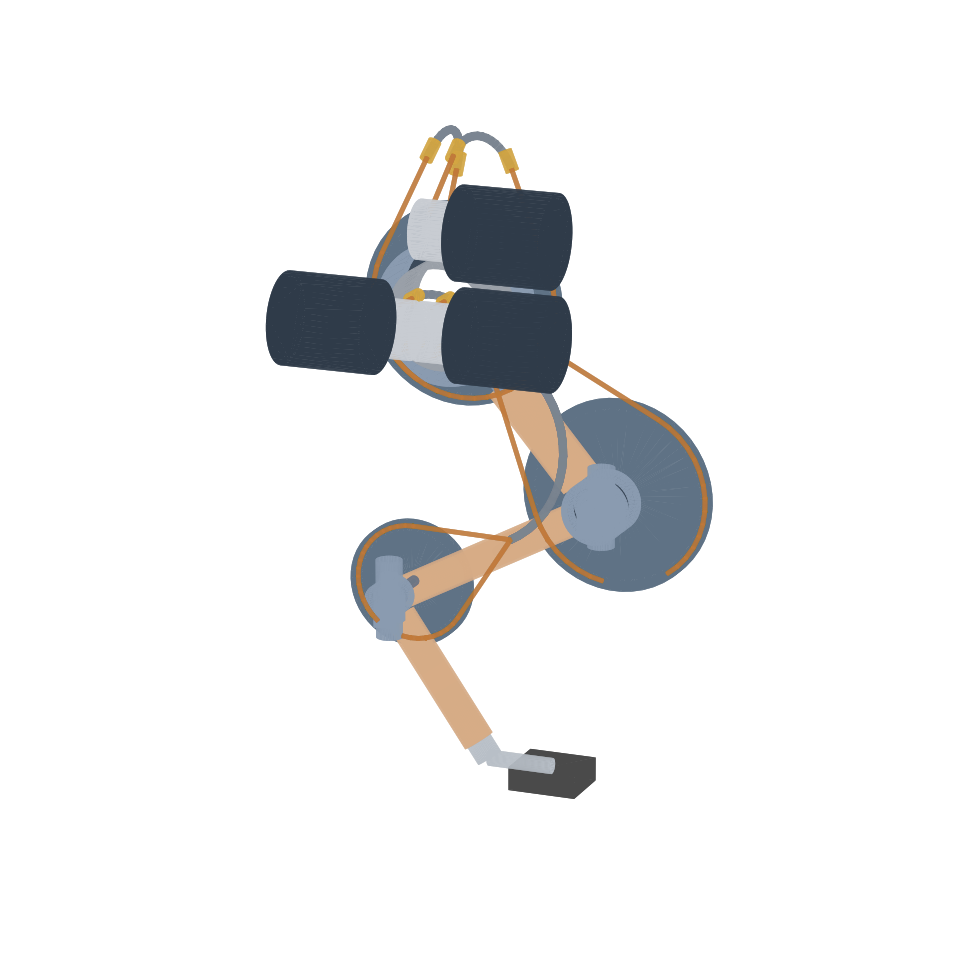

Write Python code to recreate this figure.
# SPDX-License-Identifier: Apache-2.0
# Copyright 2026 Younghyeon Park
"""Manufacturing-level 3D model of one HIND leg (build123d) — closes the
ASSEMBLY_SPEC §6 debt "shop drawings / manufacturable geometry".

`tomcat_skeleton.py` says of itself: *"still a SKELETAL model, not a manufacturing
model — no fasteners, bearings, tolerances or fabrication features"*. This file is
the other thing. Every feature here traces to a specified number:

| feature | source |
|---|---|
| link lengths, ROM | `DEFAULT_LEG` — the same params the sim solves |
| sheave radii = moment arms | `DEFAULT_TENDON.joint_moment_arm` |
| tube sections Ø12/Ø10/Ø8 × 1.0 CF | LEG_TENDON_SPEC §3.5 (graded, SF 2.8–3.1) |
| cable Ø1.75 UHMWPE, groove r = 0.55·d | LEG_TENDON_SPEC §2 (ADR-0010 re-size) |
| bonded insert, 0.05–0.15 mm bond gap | ASSEMBLY_SPEC §0.2 (no drilled laminate) |
| bearing bores H7, shaft h6, sheave on the DISTAL link | ASSEMBLY_SPEC §2 |
| pin/shaft ≥ 4 mm | ASSEMBLY_SPEC §0.2 (Ø3 is marginal at 149 MPa) |
| root idler turning the cable into the bone plane | ASSEMBLY_SPEC §0.1 design rule |

⚠️ **This is a design pass, not a drafting pass.** It computes the consequences of
the specified numbers and prints them, so a dimension that does not fit is a
failure here rather than a surprise at the bench. `checks()` is the point of the
file as much as the geometry is; three specified numbers do not survive it, and
they are reported rather than quietly adjusted (see MODULE NOTES below).

MODULE NOTES — what this pass found
-----------------------------------
1. **The 20 mm bonded-insert rule does not fit the distal links.** Two 20 mm
   inserts in a metatarsus whose tube is ~50 mm long after joint hardware fills
   81 % of it with aluminium. §0.2 itself prices 15 mm at SF > 10, so 15 mm is
   adopted here and the shortfall is reported per bone.
2. **Solid inserts would eat the leg mass budget.** A solid Ø9.9 × 20 plug is
   4.2 g against a 4.8 g femur tube. Inserts are therefore **turned hollow**
   (1.5 mm wall) — a bonded joint needs shear area, not a plug.
3. **The groove radius in LEG_TENDON_SPEC §3.1 is stale.** It says 0.85 mm for a
   1.5 mm cable; §2 re-sized the cable to **1.75 mm** (ADR-0010) and §3.1 was
   never updated. 0.55 × 1.75 = **0.96 mm** is used, and `checks()` asserts the
   relationship rather than the literal.

Run:  python mechanical/cad/tomcat_leg_detail.py
Out:  tomcat_leg_detail.step / .stl / .png (this dir)
"""

from __future__ import annotations

import math
import os
import sys

import numpy as np
from build123d import (
    Box, Cylinder, Compound, Plane, Pos, Sphere, Torus, export_step, export_stl,
)

#: The via-pulley radius is set by the cable's minimum bend, the same rule as the
#: spool -- `leg_tendons.VIA_R` owns it and the routing solves against it.
VIA_R = 8.75

sys.path.insert(0, os.path.join(os.path.dirname(__file__), "..", "..", "kinematics", "src"))
from tomcat_kin import LegModel  # noqa: E402
from tomcat_kin.tendon import TendonMap  # noqa: E402
from tomcat_kin.torque_budget import evaluate as budget  # noqa: E402
from tomcat_kin.params import (  # noqa: E402
    DEFAULT_FORELEG, DEFAULT_LEG, DEFAULT_TENDON, DEFAULT_LOADS,
)

MM = 1000.0

# --------------------------------------------------------------- materials
CF_RHO = 1.60e-3      # g/mm^3, pultruded CF tube        [assumed]
AL_RHO = 2.70e-3      # g/mm^3, 6061-T6                  [sourced]
TPU_RHO = 1.20e-3     # g/mm^3, TPU ~80A                 [assumed]
STEEL_RHO = 7.85e-3   # g/mm^3, bearing rings + shaft    [sourced]

# ------------------------------------------------- specified section stock
#: (OD, wall) per link, LEG_TENDON_SPEC §3.5 — graded thickest proximally so the
#: safety factor equalises without putting mass on the distal links (P1).
TUBE = {
    # ✅ **Sized to SF 2.5 at the LIVE loads and this layout's lateral
    # offsets**, not to the stale 12.36 N.m table -- lightest stock that clears
    # it. §3.5's Ø12/Ø10/Ø8 gave 1.83/1.94/1.75 at the offsets the routing
    # actually produces, and the metatarsus takes an extra step because the
    # ankle cable must run outboard of two vias.
    # ✅ M130 (ADR-0124): the femur Ø14 -> **Ø16**. The cat's skin put 244 g on
    # the body and the landing moment with it; at Ø14 the femur was SF 2.40,
    # under the 2.5 line M120 said the next mass increase would cross.
    "femur": (16.0, 1.0), "tibia": (12.0, 1.0), "meta": (12.0, 1.0),
    # ✅ The paw keeps the SMALL section. Its spigot is drawn separately and
    # sized from the metatarsus bore, so the stub itself has no reason to grow
    # with it -- and it is the most distal mass in the leg, where NFR9 is
    # measured. Matching it to the meta stock cost 3.4 g at the worst possible
    # radius.
    "paw": (8.0, 1.0),
}

#: ✅ **M124: the FORE leg's own tubes.** Every safety factor in this file was
#: computed on the HIND leg's loads (`live_loads` used `DEFAULT_LEG`), and the
#: fore leg's radius -- the same Ø12 x 1 -- is **SF 1.76** at landing: the
#: fore knee carries 18.4 N.m against the hind's 11.4. Ø14 x 1 is the lightest
#: stock that reaches the 2.5 the others were sized to (2.48).
TUBE_FORE = dict(TUBE, tibia=(16.0, 1.0))      # M130: Ø14 was SF 2.36 with the skin


def tubes(role):
    return TUBE_FORE if role == "fore" else TUBE

#: (bore, OD, width). ASSEMBLY_SPEC §2 wants static C0 >= 1.5 kN at the loaded
#: joints and only ~0.3 kN dynamic; the 626 class hits C0 easily at 6 mm bore,
#: and the ankle — the worst place for mass (P1) — takes an MR104.
#: ⚠️ Dimensions are ISO-standard; exact part numbers are `[owed: BOM pass]`.
BEARING = {"hip": (6.0, 19.0, 6.0), "knee": (6.0, 19.0, 6.0),
           "ankle": (4.0, 10.0, 4.0)}

CABLE_D = 1.75                    # LEG_TENDON_SPEC §2, re-sized by ADR-0010
GROOVE_R = 0.55 * CABLE_D         # §3.1's rule, applied to §2's cable = 0.96 mm
FLANGE_H = 1.2                    # groove flange above the cable  [assumed]
SHEAVE_W = 6.0                    # sheave axial width             [assumed]
WEB_T = 1.5                       # lightened sheave centre web    [assumed]
RIM_T = 1.0                       # metal inboard of the groove    [assumed]
HUB_T = 3.0                       # metal around the sheave bore   [assumed]

#: ✅ **M123 (ADR-0113): THE HOLLOW HIP.** The hip has no shaft: the trunk
#: carries a hollow STUB on the hip axis, and the femur's HUB turns on it in two
#: thin-section bearings. The knee and ankle conduits come out of the trunk
#: along the axis, inside the stub, and turn in the hub to ferrules seated in
#: its wall (`tendon_exit`). The hip sheave is an annulus on the hub.
#: ⚠️ `BEARING["hip"]` stays: it sizes the groove-plane stack (`plane_layout`),
#: which the hollow hip keeps exactly.
#: ⚠️ Sized by the conduits, not the loads: in a Ø31 bore the knee conduits
#: bent to 14.6 mm radius on their way to the hub; in Ø36, 15.7 (ADR-0114).
HIP_STUB = (40.0, 36.0)          # OD, ID, mm -- the trunk's part
HUB_BEARING = (40.0, 50.0, 6.0)  # 6708 class (40 x 50 x 6)  [assumed]
HUB_WALL = 2.0
HUB_OD = HUB_BEARING[1] + 2 * HUB_WALL
#: Along the axis, mm from the limb plane: the hub's span (inboard end clears
#: the girdle's flank, 44.7 mm at the hub's rim, by ~1 mm; outboard it holds
#: the ankle ferrules),
#: the two bearings' centres, and where the stub ends (past the outer bearing,
#: short of the knee conduits' turn -- `test_tendon_exit` checks the bore).
HUB_Y = (-7.0, 28.0)             # M124: the ankle ferrules staggered to 24.3
#: The hub's femur root: Ø10 x 1.5, off the rim along the femur, mm.
HUB_ROOT = 6.0
#: ✅ **Lightened (M124).** A full ring only as far as it carries something
#: all the way round -- the two bearings and the hip sheave on its rim, to
#: `HUB_RING_END`; beyond that, only the arc the knee and ankle ferrules sit
#: in, `HUB_SECTOR_PAD` either side of the outermost. 28 -> ~20 g.
HUB_RING_END = 15.0
HUB_SECTOR_PAD = 12.0            # deg
HUB_BEARING_Y = (-4.0, 7.5)
STUB_END = 11.5

#: Catalogue masses for the bearing classes above, grams.
#: ⚠️ The geometric envelope over-weighs a bearing badly — a solid ring of the
#: 626 annulus is 12 g against a real ~8 g, because a bearing is mostly balls,
#: races and air. Envelope is used for FIT, catalogue mass for the BUDGET.
#: `[assumed: class-typical; exact PNs owed with the BOM]`
BEARING_G = {"hip": 8.0, "knee": 8.0, "ankle": 2.2,
             "hub": 22.8}   # 6708 (40 x 50 x 6), C0 2.2 kN  [sourced: ISK, Bearings Direct 6708 catalogue]

#: Wire volume as a fraction of an extension spring's envelope.  `[assumed]`
SPRING_FILL = 0.25

BOND_GAP = 0.10                   # ASSEMBLY_SPEC §2: 0.05-0.15 mm glue line
ENGAGE = 15.0                     # §0.2 prices 15 mm at SF > 10 (see note 1)
MIN_ENGAGE = 6.0                  # below this a bonded insert is not a joint
INSERT_WALL = 1.5                 # hollow, not a plug (see note 2)
CLEVIS_ARM_T = 3.0                # arm thickness carrying the bearing bore
TONGUE_CLEAR = 0.2                # per side, tongue to clevis arm
BOSS_WALL = 2.5                   # metal around a bearing bore

#: Limb plane, ASSEMBLY_SPEC §0.1.
#:
#: ⚠️ **48.0 was set when the trunk was narrower and never followed it.** M88
#: widened the chest 83.4 -> 90.0 mm, so the girdle's half-width is **45.0** and
#: a Ø12 femur's inner face sat at 42.0 -- **4 mm inside the flank**, which
#: showed up only as an 80 mm3 "leg/trunk overlap" passing a 1500 mm3 threshold.
#: ✅ Derived rather than chosen: girdle half-width + 1 mm clearance + the
#: femur's radius = 45.0 + 1.0 + 7.0. `tomcat_assembly.report()` measures it as a
#: DEPTH, because a volume cannot see a shallow, wide interference.
TRACK_Y = 53.0
FOOT_X, FOOT_Z, FOOT_PITCH = 0.04, -0.17, 0.0


def live_loads(grid: int = 21, role: str = "hind"):
    """Joint torques and cable tensions from the LIVE budget, per load case.

    ⚠️ **This is not a convenience — it is the finding.** LEG_TENDON_SPEC §1.1
    tabulates the hip land torque as **12.36 N·m** and everything downstream of it
    (§1.3's tensions, §1.3a's hock review, §3.5's link sizing, §0.1's torsion
    check) uses that number. The live model at the ADR-0010 body mass of 4.045 kg
    returns **16.67 N·m / 600 N**. The ratio is exactly the mass increase
    4.045/3.0 = 1.35, so §1.1 is the pre-ADR-0010 table and was never re-run —
    while §2, which *was* re-run, correctly says "~600 N at the hip land
    transient". The spec is internally inconsistent by 35 %, on the load case that
    sizes the bones.

    Reading it from `torque_budget.evaluate` means this file cannot inherit that
    mistake, and `checks()` re-derives every safety factor from it.
    """
    leg, tm = LegModel(DEFAULT_LEG), TendonMap(DEFAULT_TENDON)
    if role == "fore":
        # M124: the fore leg, on its own links and its own conduits
        import dataclasses
        import tendon_exit as TE
        leg = LegModel(DEFAULT_FORELEG)
        tm = TendonMap(dataclasses.replace(DEFAULT_TENDON,
                                           conduit_bend=TE.conduit_bend("fore"),
                                           pulley_count=TE.pulley_count("fore")))
    out = {}
    for lc in DEFAULT_LOADS:
        r = budget(leg, tm, lc, grid=grid)
        key = lc.name.split()[0]                      # stand / trot / land
        out[key] = {"tau": np.asarray(r.peak_joint_torque),
                    "T": np.asarray(r.peak_tension),
                    "motor": np.asarray(r.peak_motor_torque)}
    return out


def section_Z(od: float, wall: float) -> float:
    """Elastic section modulus of a thin tube, mm^3."""
    ro, ri = od / 2, od / 2 - wall
    return math.pi * (ro ** 4 - ri ** 4) / (4 * ro)


def yaxis(origin):
    """Location whose local +Z points along world +Y — for lateral-axis parts."""
    return Plane(origin=origin, z_dir=(0, 1, 0)).location


# ------------------------------------------------------------------ primitives
def cf_tube(od: float, wall: float, length: float):
    """A cut length of pultruded CF tube. No holes: §0.2 forbids drilled laminate."""
    return Cylinder(od / 2, length) - Cylinder(od / 2 - wall, length + 2)


def bonded_insert(tube_id: float, engage: float = ENGAGE, stub: float = 8.0,
                  wall: float = INSERT_WALL, gap: float = BOND_GAP):
    """Turned 6061 end fitting, bonded into the tube bore.

    The plug OD is the tube ID less the glue line, so the bond gap is a modelled
    dimension rather than an assumption. Hollow: a bonded joint carries load as
    adhesive shear over its engagement area, so a solid plug only adds mass —
    4.2 g against a 4.8 g femur tube (module note 2).

    `stub` protrudes past the tube end and is what the clevis or tongue is built
    on, so the joint hardware never touches the laminate.
    """
    od = tube_id - gap
    total = engage + stub
    body = Cylinder(od / 2, total)
    bore = Cylinder(max(od / 2 - wall, 0.6), total + 2)
    return Pos(0, 0, total / 2) * (body - bore)


def sheave(pitch_r: float, width: float = SHEAVE_W, bore: float = 6.0,
           web: float = WEB_T, lighten: bool = True, grooves=(0.0,)):
    """Turned, hard-anodised joint sheave. The cable pitch line sits at `pitch_r`.

    `pitch_r` IS the tendon moment arm — `checks()` asserts that against
    `DEFAULT_TENDON.joint_moment_arm`, so the CAD cannot drift from the torque
    budget. Round-bottom groove per LEG_TENDON_SPEC §3.1, throat opened to 1.15x
    the cable so it seats without pinch.

    ⚠️ **Lightened, and it is not optional.** As a solid disc the Ø60 hip sheave
    is **46 g** — on its own, 42 % of the whole leg's mass allowance. Pocketing
    both faces down to a rim, a hub and a `web`-thick centre is how the part would
    actually be turned, and it is what makes the specified moment arms affordable
    at all. `lighten=False` recovers the solid disc so the saving stays measurable.
    """
    r_out = pitch_r + GROOVE_R + FLANGE_H
    throat = CABLE_D * 1.15
    body = Cylinder(r_out, width)
    # ⚠️ **One groove was not enough and nothing said so.** A joint carries an
    # ANTAGONISTIC PAIR and a via carries every distal run that passes it, so a
    # single torus at the mid-plane left every cable but one riding on a flange.
    # `grooves` is the list of axial offsets, and there is one entry per run that
    # actually touches this pulley.
    for gz in grooves:
        cut = (Pos(0, 0, gz) * Torus(pitch_r, GROOVE_R)
               + Pos(0, 0, gz) * (Cylinder(r_out + 1, throat)
                                  - Cylinder(pitch_r, throat)))
        body = body - cut
    if lighten:
        rim_in = pitch_r - GROOVE_R - RIM_T
        hub_r = bore / 2 + HUB_T
        depth = (width - web) / 2.0
        if rim_in > hub_r + 1.0 and depth > 0.4:
            pocket = Cylinder(rim_in, depth) - Cylinder(hub_r, depth + 2)
            for sgn in (-1, +1):
                body = body - Pos(0, 0, sgn * (width - depth) / 2) * pocket
    return body - Cylinder(bore / 2, width + 2)


def bearing(bore: float, od: float, width: float):
    """Deep-groove ball bearing envelope. OD -> clevis bore is H7 (§2)."""
    return Cylinder(od / 2, width) - Cylinder(bore / 2, width + 2)


def clevis(bearing_od: float, gap: float, arm_t: float = CLEVIS_ARM_T,
           root_d: float = 10.0, root_len: float = 10.0):
    """Milled fork carrying the two bearing bores; built on an insert stub.

    Two arms straddle the proximal link's tongue. The bore is the bearing OD (H7),
    and the boss around it is `BOSS_WALL` of metal.
    """
    boss_r = bearing_od / 2 + BOSS_WALL
    parts = []
    for s in (-1, +1):
        y = s * (gap / 2 + arm_t / 2)
        # ⚠️ A LUG, not a disc. The first pass drew each arm as a full Ø24 disc,
        # which is not how a clevis is milled and cost ~2x its mass: the arm only
        # has to be an annulus around the bore where the web meets it.
        ring = Pos(0, y, 0) * (yaxis((0, 0, 0))
                               * (Cylinder(boss_r, arm_t)
                                  - Cylinder(bearing_od / 2, arm_t + 2)))
        keep = Pos(0, y, -boss_r / 2) * Box(2 * boss_r, arm_t + 1, boss_r)
        parts.append(ring - keep + (ring & keep))
        parts.append(Pos(0, y, -root_len / 2) * Box(boss_r, arm_t, root_len))
    parts.append(Pos(0, 0, -root_len) * (Cylinder(root_d / 2, root_len)
                                         - Cylinder(root_d / 2 - 1.5, root_len + 2)))
    return Compound(parts)


def tongue(bearing_od: float, t: float, root_d: float = 10.0,
           root_len: float = 10.0):
    """The proximal link's blade, riding between the clevis arms on the shaft."""
    boss_r = bearing_od / 2 * 0.62 + BOSS_WALL
    blade = yaxis((0, 0, 0)) * Cylinder(boss_r, t)
    web = Pos(0, 0, root_len / 2) * Box(boss_r, t, root_len)
    root = Pos(0, 0, root_len) * (Cylinder(root_d / 2, root_len)
                                  - Cylinder(root_d / 2 - 1.5, root_len + 2))
    return Compound([blade, web, root])


#: Wall of the ground shaft. ✅ **A shaft is a TUBE, not a bar.** The monotone
#: routing stack makes every shaft reach its via, 32-35 mm rather than the 22 the
#: joint alone needs, and solid steel over that length is 18.8 g of the leg. In
#: bending a Ø6x1.5 tube keeps **94 %** of the solid section's second moment for
#: **75 %** of its area, so the hole is nearly free.
SHAFT_WALL = 1.5


def shaft(d: float, length: float, wall: float = SHAFT_WALL):
    """Ground shaft, h6 into the bearing bores (§2 - slip fit, serviceable)."""
    bore = max(0.0, d - 2 * wall)
    body = Cylinder(d / 2, length)
    if bore > 0.5:
        body = body - Cylinder(bore / 2, length + 2)
    return yaxis((0, 0, 0)) * body


#: Smallest legal redirect pulley: LEG_TENDON_SPEC §2's minimum sheave DIAMETER
#: is 10x the cable, so Ø1.75 cable => Ø17.5 => r >= 8.75 mm.
#:
#: ⚠️ A first pass here used **5.0 mm** (Ø10), which is 43 % under the cable's own
#: minimum bend and would fatigue the UHMWPE. The number is not free — it is the
#: same rule that forced the spool from 8.0 to 8.75 mm in §2, and it is why the
#: joint coupling in `leg_tendons.py` cannot be designed away.
MIN_BEND_R = 10.0 * CABLE_D / 2.0

#: ⚠️ **Axial planes the five cable runs live in, mm outboard of the limb plane.**
#:
#: Before M93 every run was drawn in one of two planes at `e +- 3.0`, which put
#: each cable **on the FLANGE of the sheave it drives** -- the groove is a single
#: torus at the sheave's mid-plane, so 22 % of every cable's sampled volume was
#: inside sheave material. Three planes is the minimum that works:
#:
#:     A  hip flexor,   knee flexor
#:     B  hip extensor, knee extensor
#:     C  ankle
#:
#: A run may share a plane with another only where they never share a pulley:
#: the hip pair wraps the hip SHEAVE at r = 28 while the knee/ankle runs wrap the
#: hip VIA at r = 8.75, 19 mm further in, so A carries both without contact.
#: `report()` measures that rather than trusting it.
#: ✅ **The cable planes, and they are the leg's routing ARCHITECTURE.**
#:
#: ⚠️ Three facts force the layout, and each was found by measuring rather than
#: assuming:
#:
#: 1. A via and its joint sheave are CONCENTRIC, so they cannot share axial
#:    space. Placing the missing vias made them interpenetrate the sheaves by
#:    **787.9 mm3** at the hip.
#: 2. A run that has to cross from an inboard band to an outboard one cannot do
#:    it inside the fleet a groove tolerates. A **2-groove band is 6.81 mm** and
#:    2 deg over the longest bone allows **3.3 mm**. The first attempt measured
#:    **5.86 deg** and put 9.6 % of every cable inside pulley material.
#: 3. ADR-0008 drives an antagonistic pair with ONE continuous cable off one
#:    motor, clamped to the sheave. So a joint needs **one groove per CABLE**,
#:    not one per leg of the loop -- the two legs wrap opposite arcs of the same
#:    groove, exactly as they do on the spool.
#:
#: Together those give a MONOTONE stack: one plane per cable, hip innermost and
#: ankle outermost, so every run stays in its own plane the whole way and the
#: fleet is **zero by construction**. At each joint the sheave carries that
#: joint's cable and the via carries every cable further out, so the two bands
#: are disjoint without needing to be checked.
#:
#: It costs the metatarsus a stock step -- its lateral offset goes 8.9 -> 21.7 mm
#: because the ankle cable must pass outboard of two vias -- and that is
#: **0.7 g of tube** against 5.86 deg of fleet. Priced, not assumed:
#:
#:     order              arms mm        fleet   tube stock      tubes
#:     sheave in/via out  13.1/13.1/ 8.9  5.9 deg  14/12/10      14.3 g
#:     hip-knee-ankle     11.9/16.8/21.7  0.0      14/12/12      15.0 g
#:     ankle-knee-hip     21.7/16.8/11.9  0.0      16/12/10      15.2 g
#:     knee-ankle-hip     21.7/11.9/16.8  0.0      16/12/12      15.9 g
FLANGE_W = 1.2                    # groove flange each side of a pulley
PLANE_PITCH = 2.4                 # cable throat 2.01 + 0.4 of groove wall
BAND_GAP = 0.5                    # between two pulleys on one axis
PLANE_ORDER = ("hip", "knee", "ankle")


#: The joints proximal to distal: a joint's via carries the cables of the
#: joints AFTER it here, whatever order their planes are stacked in.
ANATOMY = ("hip", "knee", "ankle")


def plane_layout(gaps, widths, order=None):
    """One groove plane per CABLE, monotone outward -- see `PLANE_ORDER`.

    Returns `{joint: {"sheave": [...], "via": [...], "face": f}}` in mm from the
    limb plane. The planes are GLOBAL: a run keeps one plane from its spool to
    its anchor, which is what makes the fleet zero.

    ⚠️ Which cables a joint's via carries is ANATOMY (the distal joints'), not
    the stacking order. The two were one list while the order was
    hip-knee-ankle; stacked any other way, the via list read off the order
    would put the hip's cable on a via at the ankle.
    """
    order = PLANE_ORDER if order is None else order
    half = FLANGE_W + CABLE_D * 1.15 / 2
    face = {j: gaps[j] / 2 + widths[j] for j in gaps}
    cur = max(face.values()) + BAND_GAP
    plane = {}
    for nm in order:
        plane[nm] = cur + half
        cur += 2 * half + BAND_GAP
    out = {}
    for j in ANATOMY:
        k = ANATOMY.index(j)
        out[j] = {"sheave": [plane[j]],
                  "via": [plane[n] for n in ANATOMY[k + 1:]],
                  "face": face[j], "plane": plane}
    return out


def grooved(pitch_r: float, planes, bore: float = 6.0, flange: float = 1.2,
            lighten: bool = True):
    """A pulley with a groove in EACH of `planes` (mm from the limb plane).

    ⚠️ **The via-pulleys did not exist.** `leg_tendons` routes the knee and ankle
    cables around a pulley concentric with the hip axis -- that is what decouples
    a distal tendon from proximal motion, and the module measures the residual
    coupling it leaves. Nothing placed such a part, so **48 cable segments per
    leg wrapped r = 8.75 mm of empty space**, and the only solid there was the
    joint bearing (r = 9.5), which the cable therefore passed through.

    Returns the pulley placed about the joint centre, already offset in y.
    """
    lo, hi = min(planes) - flange - CABLE_D * 1.15 / 2,         max(planes) + flange + CABLE_D * 1.15 / 2
    width = hi - lo
    mid = 0.5 * (lo + hi)
    g = sheave(pitch_r, width=width, bore=bore, lighten=lighten,
               grooves=[pl - mid for pl in planes])
    return mid, g


def idler(pitch_r: float = MIN_BEND_R, width: float = 4.5):
    """Redirect pulley. One sits at the limb ROOT per ASSEMBLY_SPEC §0.1's rule:
    turning the cable into the bone's sagittal plane recovers the femur's full
    SF 2.84 instead of the 2.17 an unguided straight run leaves."""
    return sheave(pitch_r, width, bore=3.0)


def paw_pad(width: float = 22.0, length: float = 26.0, height: float = 9.0,
            dome_r: float = 5.0):
    """Cast TPU ~80A pad with the sealed dome cavity over the MEMS barometer.

    TACTILE_SENSING_SPEC: 0-35 N measured, >=100 N survival, <= 20 g per paw
    (NFR9 — binding via SWING INERTIA, so `checks()` weighs it).
    """
    pad = Box(length, width, height)
    dome = Pos(0, 0, height / 2 - dome_r * 0.4) * Sphere(dome_r)
    return (Pos(0, 0, -height / 2) * (pad - dome))


def return_spring(length: float = 26.0, coil_r: float = 3.2):
    """Ankle return spring envelope — ADR-0002 Option B, single tendon + spring."""
    return Cylinder(coil_r, length)


# ------------------------------------------------------------------- assembly
def cable(points, d: float = CABLE_D, y=0.0):
    """A cable run as a swept solid: cylinders along the polyline, balls at the
    knuckles. `leg_tendons.route` already densifies the pulley arcs, so this
    follows the real path rather than cutting the corners.

    ⚠️ `y` may be a SEQUENCE, one per point. A run does not stay in one plane:
    it sits in its joint sheave's groove and in the outboard via groove of every
    proximal joint it passes, and those are 7 mm apart. Drawing it flat put the
    cable in the wrong groove at one end of every distal run.
    """
    parts = []
    P = np.asarray(points, float)
    Y = np.full(len(P), float(y)) if np.isscalar(y) else np.asarray(y, float)
    for i, (a, b) in enumerate(zip(P[:-1], P[1:])):
        v3 = np.array([b[0] - a[0], Y[i + 1] - Y[i], b[1] - a[1]])
        L = float(np.linalg.norm(v3))
        if L < 1e-6:
            continue
        mid = ((a[0] + b[0]) / 2.0, (Y[i] + Y[i + 1]) / 2.0, (a[1] + b[1]) / 2.0)
        parts.append(Plane(origin=mid, z_dir=tuple(v3)).location
                     * Cylinder(d / 2, L))
    for i, pt in enumerate(P[1:-1], start=1):
        parts.append(Pos(pt[0], Y[i], pt[1]) * Sphere(d / 2))
    return Compound(parts)


def fleet_profile(points, stations, planes):
    """y for every polyline point: each pulley's groove, ramped in between.

    Returns `(y_per_point, worst_fleet_deg)`. A groove holds a cable up to about
    1.5-2 deg of fleet; beyond that it climbs the flange.
    """
    P = np.asarray(points, float)
    # ⚠️ Interpolating over polyline INDEX put the whole plane change inside the
    # densely-sampled wrap arcs and read 48 deg of fleet where there is none.
    # The ramp belongs to the free spans, so it is parameterised by ARC LENGTH.
    seg = np.r_[0.0, np.cumsum(np.linalg.norm(np.diff(P, axis=0), axis=1))]
    at = []
    for (c, _r, _s) in stations:
        d = np.linalg.norm(P - np.asarray(c, float), axis=1)
        at.append(seg[int(np.argmin(d))])
    Y = np.interp(seg, at, planes)
    worst = 0.0
    for i in range(len(P) - 1):
        L = float(np.linalg.norm(P[i + 1] - P[i]))
        if L > 1.0:
            worst = max(worst, math.degrees(math.atan2(abs(Y[i + 1] - Y[i]), L)))
    return Y, worst


def motor_and_spool(centre, spool_r: float, y: float = 0.0):
    """GIM3505-9 plus its variable-radius spool (ADR-0008: one motor drives both
    sides of an antagonistic pair). Ø34.5 x 36.1 mm, the real surveyed part."""
    d, ln = 34.5, 36.1
    body = Pos(centre[0], y - ln / 2 - 5.0, centre[1]) * (
        yaxis((0, 0, 0)) * Cylinder(d / 2, ln))
    spool = Pos(centre[0], y, centre[1]) * (
        yaxis((0, 0, 0)) * (Cylinder(spool_r + GROOVE_R + FLANGE_H, 9.0)
                            - Cylinder(3.0, 11.0)))
    return Compound([body, spool])


def anchor_fitting(centre, y: float = 0.0):
    """Threaded eye-bolt adjuster, ASSEMBLY_SPEC §4 — the re-tensioning travel
    UHMWPE creep makes necessary, at the JOINT end so it stays reachable."""
    eye = Pos(centre[0], y, centre[1]) * (
        yaxis((0, 0, 0)) * (Cylinder(4.0, 3.0) - Cylinder(2.0, 5.0)))
    stud = Pos(centre[0] - 5.0, y, centre[1]) * (
        Plane(origin=(0, 0, 0), z_dir=(1, 0, 0)).location * Cylinder(1.6, 12.0))
    return Compound([eye, stud])


def xaxis_can(x0: float, x1: float, y: float, z: float, r: float):
    """A cylinder along x from x0 to x1."""
    return Plane(origin=((x0 + x1) / 2, y, z), z_dir=(1, 0, 0)).location * \
        Cylinder(r, abs(x1 - x0))


def _rod(a, b, r):
    """A cylinder of radius r from point a to point b."""
    a, b = np.asarray(a, float), np.asarray(b, float)
    return Plane(origin=tuple((a + b) / 2), z_dir=tuple(b - a)).location * \
        Cylinder(r, float(np.linalg.norm(b - a)))


FERRULE = (2.5, 8.0)        # radius, length: a crimped conduit end   [assumed]


def tendon_drive(q, leg=DEFAULT_LEG, lay=None, role=None):
    """Every cable of one leg, motor to anchor, in 3-D -- six runs, three motors.

    ✅ **M122 (ADR-0112): the drive is drawn where it is.** This used to route
    five runs in the leg's own plane from a "spool" at the trunk motor's (x, z)
    but at the CABLE's y, on an axis along y -- a spool that does not exist:
    the real one is inside the trunk at y = 20.2 on an axis along x. Each cable
    now leaves that spool tangentially, leads to a ferrule on the trunk wall,
    runs in a Bowden CONDUIT to a second ferrule (on a trunk bracket above the
    hip for the hip pair; on the FEMUR for the knee and ankle pairs), and runs
    free from there to its anchor on its joint sheave. The ANKLE runs are a
    pair (ADR-0055) -- six runs, not five, and no return spring.

    ⚠️ And this called `LT.route` without `leg=`, so the FORE leg's cables were
    solved on the HIND leg's link lengths at the fore leg's angles -- 12-26 %
    of their length ran through parts.

    Frame: the leg's own (hip at x = 0, limb plane at y = 0); `build` moves it
    out to `TRACK_Y`.
    """
    import leg_tendons as LT
    import tendon_exit as TE
    import tomcat_packaging as TP
    import tomcat_trunk as TT

    role = role or ("fore" if leg is DEFAULT_FORELEG else "hind")
    hx = TE.HIP_X[role]
    groups = {"tendon": [], "motor": [], "spool": [], "conduit": [], "ferrule": [],
              "trunk_ferrule": [], "anchor": []}
    routes = {}
    if lay is None:
        lay = plane_layout({"hip": 6.4, "knee": 6.4, "ankle": 4.4},
                           {j: BEARING[j][2] for j in ("hip", "knee", "ankle")})
    plane = lay["hip"]["plane"]
    fleet = {}
    off = np.array([hx, TRACK_Y, 0.0])          # trunk -> leg-local

    def loc(p):
        return np.asarray(p, float) - off

    runs = TE.drive(role, side=+1.0, q=q)
    for (tendon, side), r in runs.items():
        y = plane[tendon]
        routes[(tendon, side)] = r
        st = [(np.asarray(r["points"][0], float), 1e-3, 1.0)]
        _, worst = fleet_profile(r["points"], st, [y])
        fleet["%s%+d" % (tendon, side)] = worst
        groups["tendon"].append(cable(r["points"], y=y))
        T, F1 = r["lead"]
        groups["tendon"].append(_rod(loc(T), loc(F1), CABLE_D / 2))
        C = np.array([loc(p) for p in r["conduit"]])
        # every 4th point: the conduit's curve at ~5 mm chords; finer drew a
        # whole robot the renderer ran out of memory on
        Cd = np.vstack([C[::4], C[-1:]])
        for a, b in zip(Cd[:-1], Cd[1:]):
            if np.linalg.norm(b - a) > 1e-6:
                groups["conduit"].append(_rod(a, b, TE.CONDUIT_OD / 2))
        d1 = (C[1] - C[0]) / np.linalg.norm(C[1] - C[0])
        d2 = (C[-1] - C[-2]) / np.linalg.norm(C[-1] - C[-2])
        groups["trunk_ferrule"].append(_rod(C[0] - d1 * 2, C[0] + d1 * (FERRULE[1] - 2),
                                            FERRULE[0]))
        f2 = _rod(C[-1] - d2 * (FERRULE[1] - 1), C[-1] + d2 * 1, FERRULE[0])
        if tendon == "hip":
            groups["trunk_ferrule"].append(f2)
        else:
            # ✅ M123: seated in the hub's wall (`build` cuts the seat)
            groups["ferrule"].append(f2)
        if "conduit_knee" in r:
            # M132: the ankle conduit runs on from the hub down the femur, is
            # clamped above the knee, crosses it and ends on the tibia
            Ck = np.array([loc(p) for p in r["conduit_knee"]])
            groups["conduit"].append(_rod(C[-1], Ck[0], TE.CONDUIT_OD / 2))
            Ckd = np.vstack([Ck[::4], Ck[-1:]])
            for a, b in zip(Ckd[:-1], Ckd[1:]):
                if np.linalg.norm(b - a) > 1e-6:
                    groups["conduit"].append(_rod(a, b, TE.CONDUIT_OD / 2))
            d3 = (Ck[-1] - Ck[-2]) / np.linalg.norm(Ck[-1] - Ck[-2])
            groups["ferrule"].append(_rod(Ck[-1] - d3 * (FERRULE[1] - 1), Ck[-1] + d3 * 1,
                                          FERRULE[0]))
            # ...and the ferrule is clamped to the tibia: a bracket from the
            # tube, across to the ankle's plane (21.7 mm outboard)
            fb = Ck[-1] - d3 * (FERRULE[1] / 2)
            groups["ferrule"].append(_rod(np.array([fb[0], 0.0, fb[2]]), fb, 2.0))
        an = r["anchor"]
        groups["anchor"].append(Pos(an[0], y, an[1]) * Sphere(CABLE_D))
    routes["fleet"] = fleet

    # the motors: cans along x, each spool at the END of its row the drive chose
    for t in ("hip", "knee", "ankle"):
        r = runs[(t, +1)]
        x, yy, zz = r["seat"]
        xs = r["spool_x"]
        end = 1.0 if xs > x else -1.0
        mi, _e = TE.DRIVE[role][t][:2]
        x_far = x - end * TT.row_len(role, TE.motors(role)[mi][0]) / 2
        sl = TE.spool_len_of(role, mi, end)            # M130: as wide as its joint
        groups["motor"].append(xaxis_can(x_far - hx, x_far - hx + end * TP.MOTOR_L,
                                         yy - TRACK_Y, zz, TP.MOTOR_D / 2))
        groups["spool"].append(
            xaxis_can(xs - hx - sl / 2, xs - hx + sl / 2,
                      yy - TRACK_Y, zz, LT.SPOOL_R + GROOVE_R + FLANGE_H)
            - xaxis_can(xs - hx - sl, xs - hx + sl, yy - TRACK_Y, zz, 3.0))
    return {k: Compound(v) for k, v in groups.items() if v}, routes


def joint_offset(joint: str) -> float:
    """Tube end to joint centre: the boss around the bearing plus its wall.
    At the hollow hip, the hub: a root tube off the hub's rim, like a
    clevis's, carries the femur's insert out `HUB_ROOT` beyond it."""
    if joint == "hip":
        return HUB_OD / 2 + HUB_ROOT
    _, od, _ = BEARING[joint]
    return od / 2 + BOSS_WALL


def hollow_hip():
    """The hip's parts about its centre, limb plane at y = 0: (hub, [bearings],
    stub). The hub is the femur's; the stub is the trunk's, drawn here to its
    outboard end so the leg shows what it turns on."""
    y0, y1 = HUB_Y[0], HUB_RING_END
    hub = Pos(0, (y0 + y1) / 2, 0) * (yaxis((0, 0, 0))
                                      * (Cylinder(HUB_OD / 2, y1 - y0)
                                         - Cylinder(HUB_BEARING[1] / 2, y1 - y0 + 2)))
    brg = [Pos(0, yc, 0) * (yaxis((0, 0, 0)) * bearing(*HUB_BEARING))
           for yc in HUB_BEARING_Y]
    return hub, brg


def hip_stub(y_in: float):
    """The trunk's stub from `y_in` (limb-plane frame) to `STUB_END`."""
    od, idd = HIP_STUB
    L = STUB_END - y_in
    return Pos(0, (STUB_END + y_in) / 2, 0) * (yaxis((0, 0, 0))
                                               * (Cylinder(od / 2, L)
                                                  - Cylinder(idd / 2, L + 2)))


def build(leg=DEFAULT_LEG, role=None):
    """One leg in the stance pose, as manufacturable parts, with its drive.

    `role` ("hind" / "fore") picks the drive; it defaults from `leg`."""
    lm = LegModel(leg)
    q = lm.inverse((FOOT_X, FOOT_Z, FOOT_PITCH))
    pts = lm.joint_positions(q) * MM          # hip, knee, ankle, paw-base, paw-tip
    role = role or ("fore" if leg is DEFAULT_FORELEG else "hind")
    TUBES = tubes(role)

    arms = np.asarray(DEFAULT_TENDON.joint_moment_arm) * MM
    LAY = plane_layout({"hip": 6.4, "knee": 6.4, "ankle": 4.4},
                       {j: BEARING[j][2] for j in ("hip", "knee", "ankle")})
    # ✅ M122 (ADR-0112): NO via at the hip. The knee and ankle cables reach
    # the femur in Bowden conduits whose ferrules sit on the femur itself, so
    # nothing has to wrap the hip -- and the 8.75 mm/rad the hip via coupled
    # into both cables goes with it. The knee via (the ankle cable past the
    # knee) stays.
    LAY["hip"]["via"] = []
    # ✅ M132 (ADR-0126): nor at the knee -- the ankle pair crosses it in its
    # conduit, so nothing wraps the knee but the knee's own pair
    LAY["knee"]["via"] = []
    groups: dict[str, list] = {k: [] for k in
                               ("tube", "insert", "clevis", "sheave",
                                "bearing", "shaft", "cable", "pad", "tendon",
                                "motor", "spool", "conduit", "ferrule",
                                "trunk_ferrule", "anchor", "stub")}
    report: dict[str, dict] = {}
    report["role"] = role                      # M124: whose loads the checks read

    # ⚠️ Four links, not three. The first pass stopped at the metatarsus and left
    # the passive paw phalanx unmodelled, which also left the pad floating.
    seq = [("femur", "hip", "knee", 0), ("tibia", "knee", "ankle", 1),
           ("meta", "ankle", "paw", 2), ("paw", "paw", "tip", 2)]
    JN = {"hip": "hip", "knee": "knee", "ankle": "ankle",
          "paw": "ankle", "tip": "ankle"}

    for i, (bone, j_prox, j_dist, arm_i) in enumerate(seq):
        p0 = np.array([pts[i][0], 0.0, pts[i][1]])
        p1 = np.array([pts[i + 1][0], 0.0, pts[i + 1][1]])
        span = float(np.linalg.norm(p1 - p0))
        off_p, off_d = joint_offset(JN[j_prox]), joint_offset(JN[j_dist])
        cut = span - off_p - off_d

        od, wall = TUBES[bone]
        tube_id = od - 2 * wall
        loc = Plane(origin=tuple(p0 + (p1 - p0) / span * off_p),
                    z_dir=tuple((p1 - p0) / span)).location

        report[bone] = {"span": span, "cut": cut, "od": od, "wall": wall,
                        "tube_id": tube_id, "insert_od": tube_id - BOND_GAP,
                        "engage": 0.0, "engage_frac": 0.0, "solid_stub": False,
                        "p0": tuple(p0), "p1": tuple(p1)}

        if cut < 2 * MIN_ENGAGE + 2.0:
            # ⚠️ Two inserts plus a gap need >= 14 mm of tube. The 25 mm paw
            # phalanx leaves 10 mm after joint hardware, so it cannot be a bonded
            # tube at all: modelled as a solid turned/printed stub. That is what
            # the geometry forces, not what ASSEMBLY_SPEC §1 specified.
            report[bone]["solid_stub"] = True
            # ⚠️ **The paw was not attached to the leg.** Its stub started AT
            # the paw base while the metatarsus tube stopped `joint_offset` short
            # of it, leaving a **5.04 mm gap** -- foot and pad, 5444 mm3, a
            # separate rigid body. There is no joint at that station: the paw is
            # a passive link BONDED into the metatarsus, and the stub's OD (6.00)
            # already equals the meta tube's ID (6.00), so the fit was designed
            # and simply never drawn. The stub reaches back through the gap and
            # engages the tube.
            groups["insert"].append(
                Plane(origin=tuple(p0), z_dir=tuple((p1 - p0) / span)).location
                * (Pos(0, 0, span / 2) * Cylinder(od / 2 - 1.0, span)))
            # ⚠️ **and the SPIGOT runs along the PREVIOUS bone, not this one.**
            # A first attempt extended the stub backwards along its own axis and
            # the foot stayed loose: `paw_angle` sets the paw 55 deg to the
            # metatarsus, so a straight extension leaves the tube instead of
            # entering it. The spigot is a separate feature on the same part,
            # coaxial with the bone it bonds into.
            prev = seq[i - 1][0]
            q0 = np.array([pts[i - 1][0], 0.0, pts[i - 1][1]])
            u = (p0 - q0) / np.linalg.norm(p0 - q0)
            back = joint_offset(JN[j_prox]) + MIN_ENGAGE
            report[bone]["engage"] = MIN_ENGAGE
            report[bone]["spigot"] = back
            groups["insert"].append(
                Plane(origin=tuple(p0 - u * back), z_dir=tuple(u)).location
                * (Pos(0, 0, back / 2)
                   * Cylinder((report[prev]["tube_id"] - BOND_GAP) / 2, back)))
            continue
        groups["tube"].append(loc * (Pos(0, 0, cut / 2) * cf_tube(od, wall, cut)))
        # ⚠️ ENGAGE is clamped to what the tube can actually hold: two 15 mm
        # inserts in a 30 mm tube would meet in the middle.
        eng = min(ENGAGE, max(MIN_ENGAGE, 0.40 * cut))
        report[bone]["engage"] = eng
        report[bone]["engage_frac"] = 2 * eng / cut
        groups["insert"].append(loc * bonded_insert(tube_id, engage=eng))
        flip = Plane(origin=tuple(p1 - (p1 - p0) / span * off_d),
                     z_dir=tuple(-(p1 - p0) / span)).location
        groups["insert"].append(flip * bonded_insert(tube_id, engage=eng))

    # joints: sheave on the DISTAL link (ASSEMBLY_SPEC §2's critical rule)
    for k, (jname, arm_i) in enumerate((("hip", 0), ("knee", 1), ("ankle", 2))):
        c = np.array([pts[k][0], 0.0, pts[k][1]])
        b_bore, b_od, b_w = BEARING[jname]
        tongue_t = 6.0 if jname != "ankle" else 4.0
        # ⚠️ The bearings sit in the CLEVIS ARM BORES, so the gap only has to
        # clear the tongue. Seating them inside the gap instead (a first-pass
        # error here) widened every joint by 2 x the bearing width and pushed the
        # sheave 6 mm further outboard, which §0.1 charges as femur torsion.
        gap = tongue_t + 2 * TONGUE_CLEAR

        if jname == "hip":
            # ✅ M123: the hollow hip -- hub, two bearings, the trunk's stub;
            # no clevis, tongue or shaft, and the sheave rides the hub
            hub, brg = hollow_hip()
            hub_solid = Pos(*c) * hub
            # the femur's root, off the hub's rim, into the femur's insert
            fu = np.array([pts[1][0] - pts[0][0], 0.0, pts[1][1] - pts[0][1]])
            fu /= np.linalg.norm(fu)
            r0, r1 = HUB_OD / 2 - HUB_WALL / 2, HUB_OD / 2 + HUB_ROOT + 2.0
            # ⚠️ M130: the root is a spigot into the femur insert's BORE, so it
            # is sized from the femur tube. It was a fixed r 5.0 -- which met the
            # Ø14 tube's insert bore (r 4.95) and missed the Ø16's (5.95), and
            # the leg came apart at the hip in two pieces.
            fid = TUBES["femur"][0] - 2 * TUBES["femur"][1]
            ro = (fid - BOND_GAP) / 2 - INSERT_WALL + 0.05
            hub_solid = hub_solid + (Plane(origin=tuple(c + fu * r0), z_dir=tuple(fu)).location
                                     * (Pos(0, 0, (r1 - r0) / 2)
                                        * (Cylinder(ro, r1 - r0) - Cylinder(ro - 1.5, r1 - r0 + 2))))
            for b in brg:
                groups["bearing"].append(Pos(*c) * b)
            planes = LAY[jname]["sheave"]
            mid, sh = grooved(arms[arm_i], planes, bore=HUB_OD)
            groups["sheave"].append(Pos(c[0], mid, c[2]) * (yaxis((0, 0, 0)) * sh))
            report.setdefault("joints", {})[jname] = {
                "arm": arms[arm_i], "bearing": HUB_BEARING,
                "lateral_offset": mid, "gap": 0.0, "planes": planes,
                "clevis_face": LAY[jname]["face"], "hub": (HUB_OD, HUB_Y)}
            continue
        groups["clevis"].append(Pos(*c) * clevis(b_od, gap, arm_t=b_w))
        groups["clevis"].append(Pos(*c) * tongue(b_od, tongue_t))
        for s in (-1, +1):
            groups["bearing"].append(
                Pos(c[0], s * (gap / 2 + b_w / 2), c[2])
                * (yaxis((0, 0, 0)) * bearing(b_bore, b_od, b_w)))
        # ⚠️ **The shaft has to reach whatever is on it.** It was
        # `gap + 2*b_w + 4` about the joint centre -- +-11.2 mm at the hip --
        # while the via pulley this pass added sits at y 17..28. The via was
        # floating: 2150.7 mm3 of aluminium touching nothing, which is the same
        # defect as the cable wrapping a pulley that did not exist, one level up.
        # ⚠️ The shaft has to reach the OUTERMOST thing on it, sheave or via.
        # Sizing it from the via alone left the ANKLE sheave floating: the ankle
        # has no via, and the planes are global, so its sheave sits 13.3 mm
        # outboard of a clevis the shaft stopped 8.2 mm short of.
        _outer = LAY[jname]["via"] + LAY[jname]["sheave"]
        _reach = max(_outer) + FLANGE_W + CABLE_D * 1.15 / 2
        _in = -(gap / 2 + b_w + 2.0)
        groups["shaft"].append(Pos(c[0], (_reach + _in) / 2, c[2])
                               * shaft(b_bore, _reach - _in))

        # the sheave sits OUTBOARD of the clevis: a full disc in the bone plane
        # would sweep the proximal link. That lateral offset is what §0.1 prices.
        #
        # ⚠️ **One groove, at the sheave's mid-plane, for an ANTAGONISTIC PAIR.**
        # The two runs were drawn at `e +- 3.0` -- the two FLANGES -- so neither
        # cable was in the groove it drives. A joint sheave gets one groove per
        # cable that touches it.
        planes = LAY[jname]["sheave"]
        mid, sh = grooved(arms[arm_i], planes, bore=b_bore)
        groups["sheave"].append(Pos(c[0], mid, c[2]) * (yaxis((0, 0, 0)) * sh))
        report.setdefault("joints", {})[jname] = {
            "arm": arms[arm_i], "bearing": (b_bore, b_od, b_w),
            "lateral_offset": mid, "gap": gap, "planes": planes,
            "clevis_face": LAY[jname]["face"]}

        # ⚠️ **The via-pulley, which had no part at all.** `leg_tendons`
        # wraps every DISTAL run around a pulley concentric with this joint
        # at `VIA_R` -- that is what keeps a distal tendon from being driven
        # by proximal motion. 48 segments per leg rode on nothing, and the
        # only solid at that radius was this joint's own bearing, which the
        # cable therefore passed through.
        #
        # ⚠️ It stacks OUTBOARD of the sheave. Concentric parts cannot share
        # axial space -- placing it inboard interpenetrated the sheave by
        # 787.9 mm3 at the hip, and putting the via first costs the femur
        # SF 1.83 -> 1.61 because the joint pair loses the short arm.
        via = LAY[jname]["via"]
        if via:
            vmid, vp = grooved(VIA_R, via, bore=b_bore, lighten=False)
            groups["sheave"].append(Pos(c[0], vmid, c[2])
                                    * (yaxis((0, 0, 0)) * vp))
            # ⚠️ **A via IDLES.** It is concentric with the joint but must not
            # turn with the distal link, so it rides its own bearing on the
            # shaft rather than being pressed to it. Without this the part had
            # no load path at all.
            _vw = max(via) - min(via) + 2 * FLANGE_W + CABLE_D * 1.15
            groups["bearing"].append(
                Pos(c[0], vmid, c[2])
                * (yaxis((0, 0, 0)) * bearing(b_bore, b_bore + 7.0,
                                              min(_vw - 1.0, 6.0))))
            report["joints"][jname]["via"] = {"r": VIA_R, "planes": via,
                                              "mid": vmid}

    # ⚠️ **The "root idler" was an orphan and is gone.** §0.1's rule is that the
    # cable must be turned into the bone's sagittal plane; this part was placed
    # at (-18, 62, 6) and the nearest cable segment centre was **9.6 mm away**,
    # so it turned nothing. Its 2.9 g was still being charged to the femur by
    # `per_link_mass`. The hip VIA above does §0.1's job and is on the cable.

    tip = np.array([pts[4][0], 0.0, pts[4][1]])
    groups["pad"].append(Pos(tip[0], 0.0, tip[2] + 1.5) * paw_pad())
    # ✅ M122: no return spring. It was ADR-0002 Option B -- one ankle cable
    # and a spring to pull the joint back -- and the ankle has been an
    # antagonistic PAIR on one motor since ADR-0055 (`ankle_pair`, the default).
    # The spring was 836 mm3 of steel charged to the leg for a part the design
    # does not have; the ankle extensor it stood in for is drawn below.

    # ⚠️ THE TENDON DRIVE. Without this the model is a linkage with pulleys
    # bolted to it, and P1 — the premise of the whole robot — is undrawn.
    drive, routes = tendon_drive(q, leg, lay=LAY, role=role)
    for k, comp in drive.items():
        groups[k].extend(comp.solids())
    # the hub carries its ferrules on an ARC beyond the full ring (M124):
    # the arc spans the four ferrules' angles in the hip plane, padded
    import math as _m
    from build123d import Polygon, extrude
    hx = pts[0][0]
    fer = [(k, r) for k, r in routes.items() if isinstance(k, tuple) and k[0] != "hip"]
    import tendon_exit as _TE
    xh = _TE.HIP_X[role or ("fore" if leg is DEFAULT_FORELEG else "hind")]
    angs = [_m.atan2(r["F2"][2], r["F2"][0] - xh) for _k, r in fer]
    mid = _m.atan2(sum(_m.sin(a) for a in angs), sum(_m.cos(a) for a in angs))
    half = max(abs(_m.remainder(a - mid, 2 * _m.pi)) for a in angs) + _m.radians(HUB_SECTOR_PAD)
    R = HUB_OD / 2 + 5.0
    wedge = [(0.0, 0.0)] + [(R * _m.cos(mid + t), R * _m.sin(mid + t))
                            for t in np.linspace(-half, half, 16)]
    L = HUB_Y[1] - HUB_RING_END
    prism = extrude(Plane(origin=(hx, HUB_Y[1], pts[0][1]), x_dir=(1, 0, 0),
                          z_dir=(0, -1, 0)) * Polygon(*wedge), amount=L)
    arc = (Pos(hx, (HUB_RING_END + HUB_Y[1]) / 2, pts[0][1])
           * (yaxis((0, 0, 0)) * (Cylinder(HUB_OD / 2, L)
                                  - Cylinder(HUB_BEARING[1] / 2, L + 2)))) & prism
    hub_solid = hub_solid + arc
    report["joints"]["hip"]["hub_arc_deg"] = _m.degrees(2 * half)
    # the hub's wall seats the knee and ankle ferrules: cut their seats
    for f in drive["ferrule"].solids():
        hub_solid = hub_solid - f
    groups["clevis"].append(hub_solid)
    # the trunk's stub, from inside the girdle's wall
    import tendon_exit as TE
    import tomcat_trunk as TT
    xh = TE.HIP_X[role or ("fore" if leg is DEFAULT_FORELEG else "hind")]
    y_in = TT._hw_at(xh) - TT.WALL - 3.0 - TRACK_Y
    groups["stub"].append(Pos(pts[0][0], 0.0, pts[0][1]) * hip_stub(y_in))
    report["routes"] = {f"{t}{'+' if s > 0 else '-'}": r
                        for k, r in routes.items() if isinstance(k, tuple)
                        for (t, s) in [k]}
    report["fleet"] = routes["fleet"]

    comps = {k: Compound(v) for k, v in groups.items() if v}
    for c in comps.values():
        c.locate(c.location * Pos(0, TRACK_Y, 0))
    return comps, report, pts


def connectivity(comps, tol: float = 0.05):
    """`(n_pieces, [(what, volume), ...])` over every rigid solid in the leg.

    Cables are excluded: a cable sits in its groove with a designed clearance
    and is never in contact, so requiring it to touch would fail by construction.
    Everything that carries load is in.
    """
    STRUCT = ("tube", "insert", "clevis", "bearing", "shaft",
              "sheave", "pad", "cable", "ferrule")
    items = [(g, sd, sd.bounding_box())
             for g in STRUCT if g in comps for sd in comps[g].solids()]
    n = len(items)
    parent = list(range(n))

    def find(x):
        while parent[x] != x:
            parent[x] = parent[parent[x]]
            x = parent[x]
        return x

    for i in range(n):
        gi, si, bi = items[i]
        for j in range(i + 1, n):
            gj, sj, bj = items[j]
            if (bi.max.X < bj.min.X - tol or bi.min.X > bj.max.X + tol
                    or bi.max.Y < bj.min.Y - tol or bi.min.Y > bj.max.Y + tol
                    or bi.max.Z < bj.min.Z - tol or bi.min.Z > bj.max.Z + tol):
                continue
            try:
                if si.distance_to(sj) <= tol:
                    parent[find(i)] = find(j)
            except Exception:
                pass
    groups = {}
    for i in range(n):
        groups.setdefault(find(i), []).append(i)
    order = sorted(groups.values(), key=len, reverse=True)
    loose = []
    for mem in order[1:]:
        what = "+".join(sorted({items[i][0] for i in mem}))
        loose.append((what, sum(items[i][1].volume for i in mem)))
    return len(order), loose


def _bearing_mass(comps, report):
    """Catalogue mass for every bearing DRAWN, plus the shafts as modelled.

    ⚠️ A first version told bearings from shafts by how hollow they were. Making
    the shafts TUBES inverted that test -- a 6x1.5 shaft is 75 % filled and a
    19 mm bearing 90 % -- so every shaft was charged as a bearing and every
    bearing by steel volume, and the total was wrong in both directions at once.
    Kind is recorded at build time now; it is not inferred from the shape.
    """
    by_od = {round(od, 2): BEARING_G[j] for j, (b, od, w) in BEARING.items()}
    by_od[round(HUB_BEARING[1], 2)] = BEARING_G["hub"]      # M123: the hollow hip
    total = sum(sd.volume for sd in comps["shaft"].solids()) * STEEL_RHO
    for sd in comps["bearing"].solids():
        bb = sd.bounding_box()
        od = round(max(bb.size.X, bb.size.Z), 2)
        # a via bearing is not a catalogue line; price it by its ring volume
        total += by_od.get(od, sd.volume * STEEL_RHO)
    return total


# ---------------------------------------------------------------------- checks
def checks(comps, report):
    """Every specified number, verified against the geometry that came out.

    ⚠️ This is the deliverable as much as the STEP file is. A spec value that
    does not survive contact with 3D is a finding, and it is printed rather than
    silently adjusted.
    """
    out = []
    arms = np.asarray(DEFAULT_TENDON.joint_moment_arm) * MM

    # 1. sheave pitch radius IS the tendon moment arm
    for i, (jn, d) in enumerate(report["joints"].items()):
        ok = abs(d["arm"] - arms[i]) < 1e-9
        out.append((ok, f"{jn} sheave pitch r = {d['arm']:.1f} mm "
                        f"= joint_moment_arm[{i}]"))

    # 2. groove geometry follows the CABLE, not the stale §3.1 literal
    out.append((abs(GROOVE_R - 0.55 * CABLE_D) < 1e-12,
                f"groove r {GROOVE_R:.2f} mm = 0.55 x {CABLE_D} mm cable "
                f"(§3.1 still says 0.85 for the superseded 1.5 mm cable)"))

    # 3. bond gap inside ASSEMBLY_SPEC §2's window
    for bone in ("femur", "tibia", "meta"):
        g = report[bone]["tube_id"] - report[bone]["insert_od"]
        out.append((0.05 <= g <= 0.15,
                    f"{bone} bond gap {g:.2f} mm in 0.05-0.15"))
    out.append((report["paw"]["solid_stub"],
                f"paw phalanx: {report['paw']['span']:.1f} mm span leaves "
                f"{report['paw']['cut']:.1f} mm of tube -- modelled as a solid stub"))

    # 4. shaft >= 4 mm (§0.2: Ø3 bearing stress is 149 MPa, marginal)
    for jn, d in report["joints"].items():
        out.append((d["bearing"][0] >= 4.0,
                    f"{jn} shaft Ø{d['bearing'][0]:.0f} mm >= 4 mm"))

    # 5. the insert-engagement finding, stated as a number
    for bone in ("femur", "tibia", "meta"):
        f = report[bone]["engage_frac"]
        out.append((f < 0.85,
                    f"{bone}: 2 x {report[bone]['engage']:.1f} mm insert = "
                    f"{100 * f:.0f} % of the {report[bone]['cut']:.1f} mm tube"))

    # 6. mass, against the params the sim already uses
    def vol(comp):
        # ⚠️ `Compound.volume` does NOT recurse into nested Compounds, and the
        # clevis group is a Compound of Compounds — it read 0.00 g until this was
        # summed over `.solids()` instead.
        return sum(sd.volume for sd in comp.solids())

    mass = {
        "tube": vol(comps["tube"]) * CF_RHO,
        "insert": vol(comps["insert"]) * AL_RHO,
        "clevis": vol(comps["clevis"]) * AL_RHO,
        "sheave": vol(comps["sheave"]) * AL_RHO,
        # ⚠️ **This counted a fixed roster, not what is drawn.** It read
        # "2 bearings and a `6 + 2w + 4` shaft per joint" -- the stack as it was
        # before the via pulleys existed. The vias added a third bearing at two
        # joints and roughly doubled every shaft, and the number did not move
        # off 47.94 g, so the leg reported lighter than it is.
        #
        # Bearings still take their CATALOGUE mass (the drawn ring is a fit
        # envelope, ADR-0087), but they are COUNTED from the model, and the
        # shafts are measured.
        "bearing": _bearing_mass(comps, report),
        "pad": vol(comps["pad"]) * TPU_RHO,
        # cables are UHMWPE (0.97 g/cm^3) -- they float, which is the P1 point
        # UHMWPE, 0.97 g/cm^3 -- the cable floats, which IS the P1 argument
        "tendon": vol(comps["tendon"]) * 0.97e-3 if "tendon" in comps else 0.0,
        "anchor": vol(comps["anchor"]) * AL_RHO if "anchor" in comps else 0.0,
        # M122: the femur's conduit ferrules and their brackets
        "ferrule": vol(comps["ferrule"]) * AL_RHO if "ferrule" in comps else 0.0,
        # ⚠️ SPRING_FILL: the envelope is a solid cylinder but an extension
        # spring is mostly air. Wire volume / envelope volume for a typical
        # cat-scale coil. `[assumed]`
        # the ankle return spring, while the leg had one (gone in M122)
        "cable": vol(comps["cable"]) * STEEL_RHO * SPRING_FILL if "cable" in comps else 0.0,
    }
    total = sum(mass.values())
    # M130 (ADR-0124): params' links carry the cat's skin too; this check is of
    # the hardware, so the skin comes off the params side
    import skin_mass as SM
    skin_g = 1e3 * sum(SM.leg_link_masses(report.get("role", "hind")))
    lp = DEFAULT_FORELEG if report.get("role") == "fore" else DEFAULT_LEG
    budget = sum(lp.link_mass) * 1e3 - skin_g
    # ⚠️ **This is a CONSISTENCY check, not a budget, and it used to read as
    # one.** `LegParams.link_mass` is not an allowance the leg has to fit: M86
    # calibrated it FROM this same measurement, so the line compared a number
    # with a stale copy of itself and failed by 0.01 g when they drifted. There
    # is no independent leg budget -- `LoadCase.body_mass_kg` is DERIVED from
    # this measurement (its own comment says it moved 4.045 -> 4.3041 "once the
    # leg was drawn as manufacturable parts and came out 167 g"). So what this
    # asserts is that the two are in sync, and a failure means `params.py` is
    # owed an update, not that the leg is too heavy.
    out.append((abs(total - budget) < 0.5,
                f"link_mass is in sync with the CAD: {total:.1f} g drawn vs "
                f"{budget:.1f} g in params ({total - budget:+.1f} g) -- if this "
                f"fails, params.py and body_mass_kg are stale, not the design"))
    out.append((mass["pad"] <= 20.0,
                f"paw pad {mass['pad']:.1f} g <= 20 g (NFR9)"))

    # 7. link safety factors, re-derived from the LIVE land case at the lateral
    #    sheave offset this layout actually produces (§0.1's combined check).
    #    ⚠️ §3.5 quotes SF 2.84 / 3.10 / 2.87 from the stale 12.36 N.m table.
    # M124: on THIS leg's loads and tubes -- the fore leg was never checked
    role = report.get("role", "hind")
    loads = live_loads(role=role)
    land = loads["land"]
    CF_ALLOW = 400.0                              # MPa in bending  [assumed, §3.5]
    for i, (bone, jn) in enumerate((("femur", "hip"), ("tibia", "knee"),
                                    ("meta", "ankle"))):
        od, wall = tubes(role)[bone]
        Z = section_Z(od, wall)
        e = report["joints"][jn]["lateral_offset"]
        sig_b = land["tau"][i] * 1e3 / Z
        tau_s = land["T"][i] * e / (2 * Z)
        vm = math.sqrt(sig_b ** 2 + 3 * tau_s ** 2)
        sf = CF_ALLOW / vm
        out.append((sf >= 2.0,
                    f"{bone} SF {sf:.2f} at live tau {land['tau'][i]:.2f} N.m + "
                    f"torsion from the {e:.1f} mm sheave offset "
                    f"(§3.5 claims {(2.84, 3.10, 2.87)[i]:.2f} on the stale table)"))

    # 7b. ⚠️ **THE DRIVE TRAIN, which nothing checked until M93.** Three things
    #     have to be true for a cable to be connected to anything, and none of
    #     them was: the pulley it wraps must EXIST, two concentric pulleys must
    #     not occupy one volume, and the cable must lie in a groove.
    import numpy as _np
    rng = _np.random.default_rng(3)
    sh = comps["sheave"].solids()
    worst_pair = 0.0
    for i in range(len(sh)):
        for j in range(i + 1, len(sh)):
            ci, cj = sh[i].center(), sh[j].center()
            if _np.hypot(ci.X - cj.X, ci.Z - cj.Z) > 2.0:
                continue
            inter = sh[i].intersect(sh[j])
            if inter is not None:
                try:
                    worst_pair = max(worst_pair,
                                     sum(x.volume for x in inter.solids()))
                except Exception:
                    pass
    out.append((worst_pair < 1.0,
                f"concentric pulleys share {worst_pair:.1f} mm3 "
                f"(a via and its joint sheave must stack, not overlap)"))

    # ⚠️ **This check used to name FOUR groups and leave out `sheave`, which
    # is the one that fails.** 9.5 % of cable points are inside sheave material
    # -- the fleet climbing a flange -- and the check was written after that was
    # measured, so it read 0.0 % and passed. A test whose scope is chosen after
    # seeing the answer is not a test. Every rigid group is in it now.
    GRP = ("tube", "insert", "clevis", "bearing", "shaft", "sheave", "pad")
    hard = [x for g in GRP for x in comps[g].solids()]
    hbb = [x.bounding_box() for x in hard]
    inside = n = 0
    for sd in comps["tendon"].solids():
        bb = sd.bounding_box()
        for _ in range(40):
            q = (rng.uniform(bb.min.X, bb.max.X), rng.uniform(bb.min.Y, bb.max.Y),
                 rng.uniform(bb.min.Z, bb.max.Z))
            if not sd.is_inside(q):
                continue
            n += 1
            for x, b in zip(hard, hbb):
                if (b.min.X <= q[0] <= b.max.X and b.min.Y <= q[1] <= b.max.Y
                        and b.min.Z <= q[2] <= b.max.Z and x.is_inside(q)):
                    inside += 1
                    break
    frac = 100.0 * inside / max(n, 1)
    out.append((frac < 0.5,
                f"cable through part material: {frac:.1f} % of {n} sampled "
                f"points, ALL rigid groups (22 % was through the joint bearings)"))

    # ⚠️ **Is the leg ONE thing?** Nothing asked. It was **five**: the paw and
    # its pad 5.04 mm clear of the metatarsus, both via pulleys floating 0.50 mm
    # off the sheaves beside them with no shaft reaching them, and the ankle
    # return spring 3.14 mm from anything. A part that touches nothing has no
    # load path, and a render shows none of it.
    pieces, loose = connectivity(comps)
    out.append((pieces == 1,
                "the leg is %d connected piece%s%s"
                % (pieces, "" if pieces == 1 else "s",
                   "" if pieces == 1 else
                   " -- loose: " + ", ".join("%s %.0f mm3" % (a, b)
                                             for a, b in loose))))

    fleet = report.get("fleet", {})
    if fleet:
        wf = max(fleet.values())
        out.append((wf <= 2.0,
                    "worst cable fleet %.2f deg (%s) -- a groove holds about 2"
                    % (wf, max(fleet, key=fleet.get))))

    # 8. the staleness itself, asserted so it cannot be forgotten
    out.append((abs(land["tau"][0] - 12.36) < 0.05,
                f"LEG_TENDON_SPEC §1.1 hip land torque 12.36 N.m == live "
                f"{land['tau'][0]:.2f} N.m"))
    return out, mass, total


#: Pultruded CF tube stock this design may specify from. `[assumed availability]`
STOCK = [(8.0, 1.0), (10.0, 1.0), (12.0, 1.0), (14.0, 1.0), (16.0, 1.0),
         (12.0, 1.5), (14.0, 1.5), (16.0, 1.5)]


def size_tubes(target_sf: float = 2.5, allow: float = 400.0, offsets=None):
    """Lightest stock section per link that meets `target_sf` at the LIVE loads.

    §3.5 chose Ø12/Ø10/Ø8 x 1.0 to equalise the safety factor at SF 2.8-3.1 — on
    the **stale 12.36 N.m** table. Re-run at the live 16.67 N.m, plus the torsion
    the sheave's lateral offset actually imposes, the same sections give
    **1.97 / 2.08 / 1.84** and the femur and metatarsus fall below the SF 2 floor
    §0.1 relied on.

    The remedy is cheap, which is the useful part: bending strength goes as the
    cube of diameter while tube mass goes only as the first power, so a step up in
    stock buys a lot of margin for very little mass.
    """
    loads = live_loads()["land"]
    if offsets is None:
        # ⚠️ These were the literals **12.2 / 12.2 / 9.2**, the offsets of a
        # layout that no longer exists -- so the "remedy" table went on
        # recommending Ø10 for a metatarsus whose cable now runs at 21.7 mm.
        # Read from the layout the leg is actually built to.
        lay = plane_layout({"hip": 6.4, "knee": 6.4, "ankle": 4.4},
                           {j: BEARING[j][2] for j in ("hip", "knee", "ankle")})
        offsets = tuple(lay[j]["sheave"][0] for j in ("hip", "knee", "ankle"))
    picks = []
    for i, bone in enumerate(("femur", "tibia", "meta")):
        best = None
        for od, wall in STOCK:
            Z = section_Z(od, wall)
            sig = loads["tau"][i] * 1e3 / Z
            tau_s = loads["T"][i] * offsets[i] / (2 * Z)
            vm = math.sqrt(sig ** 2 + 3 * tau_s ** 2)
            sf = allow / vm
            if sf < target_sf:
                continue
            area = math.pi * ((od / 2) ** 2 - (od / 2 - wall) ** 2)
            if best is None or area < best["area"]:
                best = {"bone": bone, "od": od, "wall": wall, "sf": sf,
                        "area": area, "vm": vm}
        picks.append(best or {"bone": bone, "od": None, "wall": None,
                              "sf": 0.0, "area": 0.0, "vm": 0.0})
    return picks


def rom_clearance(leg=DEFAULT_LEG, n: int = 13):
    """Minimum clearance between NON-ADJACENT links over the full joint ROM.

    Capsule-to-capsule (segment distance less the two radii), which is exact for
    round tubes and cheap enough to sweep — a boolean interference check over the
    same grid would be minutes, not milliseconds.

    ⚠️ The sheaves are excluded deliberately: they sit **laterally offset** from
    the bone plane (see `build`), so they cannot foul a link by construction, and
    including them would report a false collision in the sagittal projection. What
    they *can* foul is the girdle, which is not in this file's scope — the
    packaging study owns that, and a Ø60 hip sheave is a real question for it.
    """
    lm = LegModel(leg)
    lo, hi = np.asarray(leg.q_min), np.asarray(leg.q_max)
    rads = [TUBE[b][0] / 2 for b in ("femur", "tibia", "meta", "paw")]

    def _pt_seg(p, q0, q1):
        d = q1 - q0
        L = float(d @ d)
        t = 0.0 if L < 1e-18 else float(np.clip((p - q0) @ d / L, 0.0, 1.0))
        return float(np.linalg.norm(p - (q0 + t * d)))

    def seg_dist(a0, a1, b0, b1):
        """Distance between two segments.

        ⚠️ The interior solution is only valid when the segments are not
        parallel AND both clamped parameters are interior. A first pass here left
        `tc` unclamped in the parallel branch and reported the fully extended leg
        as femur-on-metatarsus interference at -10.0 mm, where the true clearance
        is 95 mm. The endpoint fallback below is what makes it robust, and it is
        cheap enough to run unconditionally.
        """
        u, v, w = a1 - a0, b1 - b0, a0 - b0
        a, b, c = u @ u, u @ v, v @ v
        d, e = u @ w, v @ w
        den = a * c - b * b
        best = math.inf
        if den > 1e-12:
            sc = np.clip((b * e - c * d) / den, 0.0, 1.0)
            tc = np.clip((a * e - b * d) / den, 0.0, 1.0)
            best = float(np.linalg.norm(w + sc * u - tc * v))
        for p, q0, q1 in ((a0, b0, b1), (a1, b0, b1),
                          (b0, a0, a1), (b1, a0, a1)):
            best = min(best, _pt_seg(p, q0, q1))
        return best

    worst = {"gap": math.inf, "pair": None, "q": None}
    for qh in np.linspace(lo[0], hi[0], n):
        for qk in np.linspace(lo[1], hi[1], n):
            for qa in np.linspace(lo[2], hi[2], n):
                p = lm.joint_positions(np.array([qh, qk, qa])) * MM
                P = [np.array([x, z]) for x, z in p]
                for i in range(4):
                    for j in range(i + 2, 4):     # skip adjacent links
                        g = seg_dist(P[i], P[i + 1], P[j], P[j + 1])                             - rads[i] - rads[j]
                        if g < worst["gap"]:
                            worst = {"gap": g, "pair": (i, j),
                                     "q": (qh, qk, qa)}
    return worst


def trade_moment_arms(scales=(1.0, 0.85, 0.70, 0.60, 0.50)):
    """The trade the specs never closed: sheave MASS against cable TENSION.

    LEG_TENDON_SPEC §1.2 grew the moment arms to cut cable tension, and §1.3a
    priced the *inertia* of doing so at the ankle only — from a 6 g-at-14 mm
    estimate scaling as r^2. Turned as real parts the sheaves come out **42.6 g
    for the set**, and the leg totals 144 % of its mass allowance. So the arms
    have a cost on both sides now, and neither side has been swept.

    Columns, all derived rather than assumed:
      T_hip   = tau/r + T_bias, hip land transient (tau = 12.36 N.m, bias 19.6 N)
      d_min   = cable dia for SF 4, break scaling as d^2 off §2's 1.5 mm / 2.2 kN
      r_spool = 5 x d, the min-bend rule §2 used to justify 8.75 mm at 1.75 mm
      tau_mot = T x r_spool, against the GIM3505-9's 1.95 N.m peak
    """
    base = np.asarray(DEFAULT_TENDON.joint_moment_arm) * MM
    loads = live_loads()
    tau_land = float(loads["land"]["tau"][0])       # structural case
    tau_trot = float(loads["trot"]["tau"][0])       # actuator case
    # ⚠️ M111: this predated M106 and was FRICTIONLESS -- it read 65 % of peak
    # at the 36/34/22 arms where the live, friction-counted budget reads 92 %.
    # The trot loads the hip FLEXOR, so its capstan goes on the motor torque.
    # Held at the shipped arm's wrap: a smaller sheave shifts it slightly, and
    # the direction of that shift does not rescue a smaller arm.
    cap = float(np.asarray(TendonMap(DEFAULT_TENDON).capstan_factor(side=+1))[0])
    rows = []
    for k in scales:
        arms = base * k
        m = sum(sum(sd.volume for sd in sheave(a, bore=b).solids()) * AL_RHO
                for a, b in zip(arms, (6.0, 6.0, 4.0)))
        r = arms[0] / MM
        T_land = tau_land / r + 19.6
        T_trot = tau_trot / r + 19.6
        d = 1.5 * math.sqrt(4.0 * T_land / 2200.0)   # cable sized on the transient
        r_spool = 5.0 * d
        rows.append({"k": k, "arms": arms, "sheave_g": m,
                     "T_land": T_land, "T_trot": T_trot, "d": d,
                     "r_spool": r_spool,
                     # ⚠️ the motor is checked against the TROT, not the land.
                     # ADR-0008 puts the x2.5 single-leg landing explicitly
                     # OUTSIDE the actuator envelope -- it sizes cable, pulley and
                     # bearing only. A first pass here compared the land case to
                     # the motor peak and read 162 %, which is the conflation
                     # ADR-0008 exists to prevent.
                     "mot_frac": T_trot * cap * r_spool / MM / 1.95})
    return rows


def per_link_mass(comps=None, report=None, pts=None):
    """Apportion the measured hardware to the four links -- what `link_mass` needs.

    ✅ **There is one implementation of this rule now, not two.** This used to
    recompute the apportionment analytically -- bone masses from formulas, joint
    hardware from a hard-coded roster -- while `link_inertia.per_link` measured
    the placed solids. The two disagreed by **15 g on the total and 34 % on the
    metatarsus**, and the table this function prints was reading as an accusation
    against `params.py` for a difference that was its own.

    ⚠️ Every way it drifted was the same way: a roster written once and never
    re-read. It divided the clevis mass three ways equally when the three
    clevises are 16.5 / 16.5 / 7.6 g; it priced bearings as "two per joint plus
    a `6 + 2w + 4` shaft" from before the via pulleys existed; and it sized the
    sheaves with the default width after they became multi-groove parts.

    So it delegates to the module that measures. The apportionment RULE --
    ASSEMBLY_SPEC §2, a joint's hardware belongs to that joint's distal link --
    lives in `link_inertia.assign`, and this returns what it finds.
    """
    if comps is None or report is None:
        comps, report, pts = build()
    import link_inertia as LI
    per = LI.per_link(comps, report, calibrate=True)
    out = {k: v[0] * 1e3 for k, v in per.items()}
    _, _, total = checks(comps, report)
    return out, total


def render_png(comps, path):
    import matplotlib
    matplotlib.use("Agg")
    import matplotlib.pyplot as plt
    from mpl_toolkits.mplot3d.art3d import Poly3DCollection

    style = {"tube": "#d7ac86", "insert": "#b8bfc7", "clevis": "#8a9bb0",
             "sheave": "#5f7285", "bearing": "#3c4a5a", "shaft": "#6b7684", "cable": "#c17a3a",
             "pad": "#4a4a4a", "tendon": "#c17a3a", "motor": "#2f3b49",
             "anchor": "#9aa7b4", "spool": "#c8ccd2", "conduit": "#7b8591",
             "ferrule": "#d4a642", "trunk_ferrule": "#d4a642", "stub": "#9aa0a8"}
    fig = plt.figure(figsize=(11, 7))
    ax = fig.add_subplot(111, projection="3d")
    for name, comp in comps.items():
        verts, tris = comp.tessellate(0.2)
        V = np.array([[v.X, v.Y, v.Z] for v in verts])
        coll = Poly3DCollection(V[np.array(tris)], facecolor=style[name],
                                edgecolor="none", alpha=1.0)
        coll.set_zsort("average")
        ax.add_collection3d(coll)
    whole = Compound(list(comps.values()))
    bb = whole.bounding_box()
    ax.set_xlim(bb.min.X - 10, bb.max.X + 10)
    ax.set_ylim(bb.min.Y - 40, bb.max.Y + 40)
    ax.set_zlim(bb.min.Z - 10, bb.max.Z + 10)
    ax.set_box_aspect((bb.size.X + 20, bb.size.Y + 80, bb.size.Z + 20))
    ax.view_init(elev=16, azim=-68)
    ax.set_axis_off()
    fig.tight_layout()
    fig.savefig(path, dpi=140, bbox_inches="tight", facecolor="white")
    plt.close(fig)


if __name__ == "__main__":
    here = os.path.dirname(__file__)
    comps, report, pts = build()

    print("HIND LEG — manufacturable parts, hind leg, stance pose\n")
    print("%-9s %8s %8s %9s %9s %9s" % ("bone", "span", "cut", "section",
                                        "tube ID", "insert OD"))
    print("-" * 58)
    for b in ("femur", "tibia", "meta", "paw"):
        r = report[b]
        note = "  SOLID STUB (no tube left)" if r["solid_stub"] else                "  insert %.1f mm" % r["engage"]
        print("%-9s %7.1f %8.1f  Ø%-5.0fx%.1f %8.2f %9.2f%s"
              % (b, r["span"], r["cut"], r["od"], r["wall"],
                 r["tube_id"], r["insert_od"], note))

    print("\n%-7s %8s %-14s %10s" % ("joint", "arm", "bearing", "sheave dy"))
    print("-" * 44)
    for jn, d in report["joints"].items():
        print("%-7s %7.1f  Ø%.0f/%.0fx%.0f %11.1f"
              % (jn, d["arm"], *d["bearing"], d["lateral_offset"]))

    results, mass, total = checks(comps, report)
    print("\nP1: the three leg motors (395 g) sit in the GIRDLE and are")
    print("    deliberately NOT counted in the leg mass below -- that")
    print("    relocation is the whole reason this robot is tendon-driven.")
    print("")
    print("mass by group (g):")
    for k, v in sorted(mass.items(), key=lambda kv: -kv[1]):
        print("   %-9s %6.2f" % (k, v))
    print("   %-9s %6.2f" % ("TOTAL", total))

    print("\nchecks:")
    nfail = 0
    for ok, msg in results:
        print("   %s %s" % ("PASS" if ok else "FAIL", msg))
        nfail += (not ok)

    print("")
    print("moment-arm trade -- sheave mass vs cable tension "
          "(neither side swept in the specs):")
    print("%-6s %-17s %8s %8s %8s %7s %8s %9s"
          % ("scale", "arms (mm)", "sheave g", "T land", "T trot", "d_min",
             "r_spool", "trot/peak"))
    print("-" * 80)
    for r in trade_moment_arms():
        print("%-6.2f %-17s %8.1f %8.0f %8.0f %7.2f %8.2f %8.0f %%"
              % (r["k"], "%.1f/%.1f/%.1f" % tuple(r["arms"]), r["sheave_g"],
                 r["T_land"], r["T_trot"], r["d"], r["r_spool"],
                 100 * r["mot_frac"]))
    print("   leg total = %.1f g - 42.6 + sheave_g ; budget %.1f g"
          % (total, sum(DEFAULT_LEG.link_mass) * 1e3))

    plm, plm_total = per_link_mass(comps, report)
    print("")
    print("per-link apportionment (g) -- what LegParams.link_mass needs:")
    print("%-9s %10s %10s %9s" % ("link", "measured", "current", "ratio"))
    print("-" * 42)
    cur = [m * 1e3 for m in DEFAULT_LEG.link_mass]
    for b, c in zip(("femur", "tibia", "meta", "paw"), cur):
        print("%-9s %10.1f %10.1f %8.2fx" % (b, plm[b], c, plm[b] / c))
    print("%-9s %10.1f %10.1f %8.2fx"
          % ("TOTAL", sum(plm.values()), sum(cur), sum(plm.values()) / sum(cur)))
    print("   (apportioned %.1f g of the %.1f g measured; the rest is the girdle "
          "motors)" % (sum(plm.values()), plm_total))

    rc = rom_clearance()
    names = ("femur", "tibia", "meta", "paw")
    print("")
    print("ROM interference sweep (non-adjacent links, full joint ROM):")
    print("   worst clearance %+.1f mm  between %s and %s  at q = "
          "(%.0f, %.0f, %.0f) deg"
          % (rc["gap"], names[rc["pair"][0]], names[rc["pair"][1]],
             *[math.degrees(v) for v in rc["q"]]))

    print("")
    print("remedy -- lightest stock section meeting SF 2.5 at the LIVE loads:")
    print("%-9s %-12s %8s %10s %12s" % ("bone", "section", "SF", "sigma_vm",
                                        "vs §3.5"))
    print("-" * 58)
    for p, cur, claim in zip(size_tubes(),
                             (TUBE["femur"][0], TUBE["tibia"][0], TUBE["meta"][0]),
                             (2.84, 3.10, 2.87)):
        if p["od"] is None:
            print("%-9s %-12s %8s" % (p["bone"], "NONE IN STOCK", "-"))
            continue
        print("%-9s Ø%-5.0fx%-4.1f %8.2f %9.0f MPa   built Ø%.0f%s"
              % (p["bone"], p["od"], p["wall"], p["sf"], p["vm"], cur,
                 "" if abs(cur - p["od"]) < 0.01 else "  *** stale"))

    whole = Compound(list(comps.values()))
    bb = whole.bounding_box()
    print("\nbounding box: %.0f x %.0f x %.0f mm   solids: %d"
          % (bb.size.X, bb.size.Y, bb.size.Z, len(whole.solids())))

    step = os.path.join(here, "tomcat_leg_detail.step")
    stl = os.path.join(here, "tomcat_leg_detail.stl")
    png = os.path.join(here, "tomcat_leg_detail.png")
    export_step(whole, step)
    export_stl(whole, stl, tolerance=0.12, angular_tolerance=0.25)
    render_png(comps, png)
    for p in (step, stl, png):
        print("  wrote %s (%d bytes)" % (os.path.basename(p), os.path.getsize(p)))
    print("\n%d check(s) FAILED — see MODULE NOTES" % nfail if nfail else
          "\nall checks pass")
